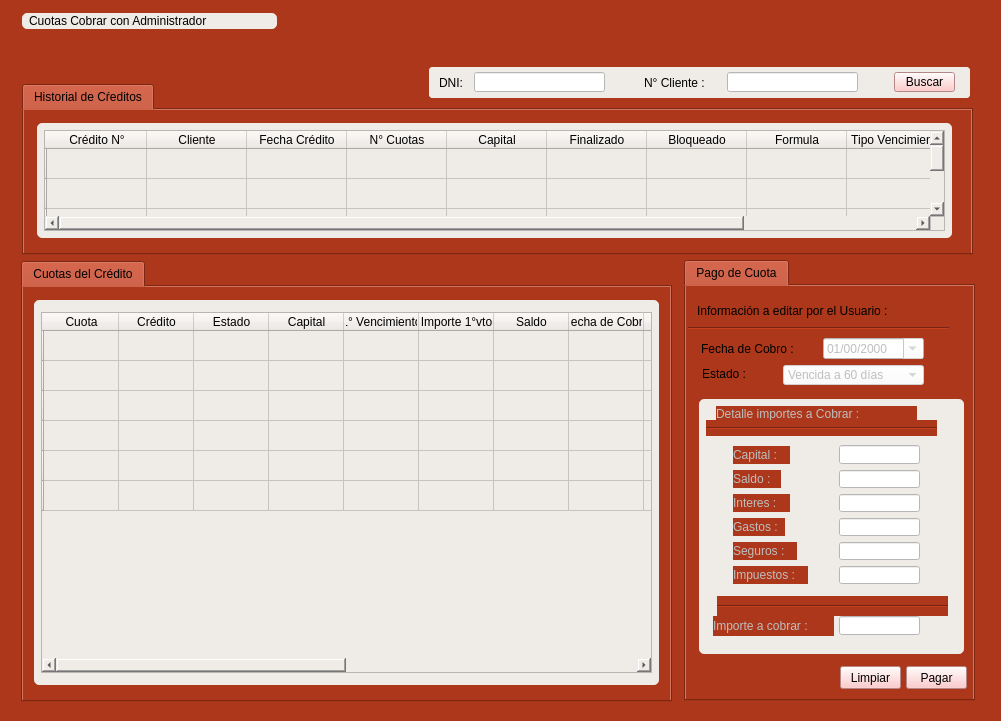
<?xml version="1.0" encoding="UTF-8"?>
<ui version="4.0">
 <class>Form</class>
 <widget class="QWidget" name="Form">
  <property name="geometry">
   <rect>
    <x>0</x>
    <y>0</y>
    <width>1001</width>
    <height>721</height>
   </rect>
  </property>
  <property name="windowTitle">
   <string>Form</string>
  </property>
  <property name="styleSheet">
   <string notr="true">selection-background-color: rgb(222, 222, 222);
selection-color: rgb(0, 0, 0);
font:  75 11Pt &quot;Century Schoolbook L&quot;;
background-color: rgb(172, 55, 26);
</string>
  </property>
  <widget class="QTabWidget" name="tabWidget_4">
   <property name="geometry">
    <rect>
     <x>21</x>
     <y>261</y>
     <width>651</width>
     <height>441</height>
    </rect>
   </property>
   <property name="styleSheet">
    <string notr="true">background-color: rgb(239, 235, 231);
font:  10pt &quot;KacstOne&quot;;
QLabel{
background-color: rgb(239, 235, 231);
}

QLineEdit{
background-color: rgb(255, 255, 255);
}

QTextEdit{
background-color: rgb(255, 255, 255);
}

QComboBox{
background-color: rgb(255, 255, 255);
}

QDateEdit{
background-color: rgb(255, 255, 255);
}</string>
   </property>
   <property name="currentIndex">
    <number>0</number>
   </property>
   <widget class="QWidget" name="tab_3">
    <attribute name="icon">
     <iconset>
      <normaloff>Íconos/herramientas-de-papel-y-lapiz.png</normaloff>Íconos/herramientas-de-papel-y-lapiz.png</iconset>
    </attribute>
    <attribute name="title">
     <string>Cuotas del Crédito</string>
    </attribute>
    <widget class="QGroupBox" name="groupBox_3">
     <property name="enabled">
      <bool>true</bool>
     </property>
     <property name="geometry">
      <rect>
       <x>8</x>
       <y>10</y>
       <width>631</width>
       <height>391</height>
      </rect>
     </property>
     <property name="styleSheet">
      <string notr="true">QGroupBox{
background-color: rgb(239, 235, 231);
border-style: solid;
border-width: 3px;
border-color: rgb(172, 55, 26);
border-radius: 8px;
}</string>
     </property>
     <property name="title">
      <string/>
     </property>
     <widget class="QTableWidget" name="tw_listado_cuotas_cuotas_buscar">
      <property name="enabled">
       <bool>true</bool>
      </property>
      <property name="geometry">
       <rect>
        <x>10</x>
        <y>15</y>
        <width>611</width>
        <height>361</height>
       </rect>
      </property>
      <property name="styleSheet">
       <string notr="true">background-color: rgb(239, 235, 231);
</string>
      </property>
      <property name="selectionMode">
       <enum>QAbstractItemView::ExtendedSelection</enum>
      </property>
      <property name="selectionBehavior">
       <enum>QAbstractItemView::SelectRows</enum>
      </property>
      <attribute name="horizontalHeaderDefaultSectionSize">
       <number>75</number>
      </attribute>
      <row>
       <property name="text">
        <string/>
       </property>
      </row>
      <row>
       <property name="text">
        <string/>
       </property>
      </row>
      <row>
       <property name="text">
        <string/>
       </property>
      </row>
      <row>
       <property name="text">
        <string/>
       </property>
      </row>
      <row>
       <property name="text">
        <string/>
       </property>
      </row>
      <row>
       <property name="text">
        <string/>
       </property>
      </row>
      <column>
       <property name="text">
        <string>Cuota</string>
       </property>
      </column>
      <column>
       <property name="text">
        <string>Crédito</string>
       </property>
      </column>
      <column>
       <property name="text">
        <string>Estado</string>
       </property>
      </column>
      <column>
       <property name="text">
        <string>Capital</string>
       </property>
      </column>
      <column>
       <property name="text">
        <string>1° Vencimiento</string>
       </property>
      </column>
      <column>
       <property name="text">
        <string>Importe 1°vto</string>
       </property>
      </column>
      <column>
       <property name="text">
        <string>Saldo</string>
       </property>
      </column>
      <column>
       <property name="text">
        <string>Fecha de Cobro</string>
       </property>
      </column>
      <column>
       <property name="text">
        <string>Interes</string>
       </property>
      </column>
      <column>
       <property name="text">
        <string>Importe Cobrado</string>
       </property>
      </column>
      <column>
       <property name="text">
        <string>Cupon N°</string>
       </property>
      </column>
      <column>
       <property name="text">
        <string>Gastos</string>
       </property>
      </column>
      <column>
       <property name="text">
        <string>Seguros</string>
       </property>
      </column>
      <column>
       <property name="text">
        <string>Impuestos</string>
       </property>
      </column>
      <column>
       <property name="text">
        <string>Sellados</string>
       </property>
      </column>
      <column>
       <property name="text">
        <string>Mora</string>
       </property>
      </column>
      <item row="0" column="0">
       <property name="text">
        <string/>
       </property>
      </item>
      <item row="0" column="1">
       <property name="text">
        <string/>
       </property>
      </item>
      <item row="0" column="2">
       <property name="text">
        <string/>
       </property>
      </item>
      <item row="0" column="3">
       <property name="text">
        <string/>
       </property>
      </item>
      <item row="0" column="4">
       <property name="text">
        <string/>
       </property>
      </item>
      <item row="1" column="0">
       <property name="text">
        <string/>
       </property>
      </item>
      <item row="1" column="1">
       <property name="text">
        <string/>
       </property>
      </item>
      <item row="1" column="2">
       <property name="text">
        <string/>
       </property>
      </item>
      <item row="1" column="3">
       <property name="text">
        <string/>
       </property>
      </item>
      <item row="2" column="0">
       <property name="text">
        <string/>
       </property>
      </item>
      <item row="2" column="1">
       <property name="text">
        <string/>
       </property>
      </item>
      <item row="2" column="2">
       <property name="text">
        <string/>
       </property>
      </item>
      <item row="2" column="3">
       <property name="text">
        <string/>
       </property>
      </item>
      <item row="3" column="0">
       <property name="text">
        <string/>
       </property>
      </item>
      <item row="3" column="1">
       <property name="text">
        <string/>
       </property>
      </item>
      <item row="3" column="2">
       <property name="text">
        <string/>
       </property>
      </item>
      <item row="4" column="0">
       <property name="text">
        <string/>
       </property>
      </item>
      <item row="4" column="1">
       <property name="text">
        <string/>
       </property>
      </item>
      <item row="4" column="2">
       <property name="text">
        <string/>
       </property>
      </item>
      <item row="5" column="0">
       <property name="text">
        <string/>
       </property>
      </item>
      <item row="5" column="1">
       <property name="text">
        <string/>
       </property>
      </item>
      <item row="5" column="2">
       <property name="text">
        <string/>
       </property>
      </item>
     </widget>
    </widget>
   </widget>
  </widget>
  <widget class="QGroupBox" name="groupBox">
   <property name="geometry">
    <rect>
     <x>424</x>
     <y>62</y>
     <width>551</width>
     <height>41</height>
    </rect>
   </property>
   <property name="styleSheet">
    <string notr="true">QGroupBox{
background-color: rgb(239, 235, 231);
border-style: solid;
border-width: 5px;
border-color: rgb(172, 55, 26);
border-radius: 8px;
}

QLabel{
background-color: rgb(239, 235, 231);
}

QLineEdit{
background-color: rgb(255, 255, 255);
}

QTextEdit{
background-color: rgb(255, 255, 255);
}

QComboBox{
background-color: rgb(255, 255, 255);
}

QDateEdit{
background-color: rgb(255, 255, 255);
}

</string>
   </property>
   <property name="title">
    <string/>
   </property>
   <widget class="QLabel" name="label">
    <property name="geometry">
     <rect>
      <x>15</x>
      <y>11</y>
      <width>41</width>
      <height>20</height>
     </rect>
    </property>
    <property name="text">
     <string>DNI: </string>
    </property>
   </widget>
   <widget class="QLineEdit" name="lineEdit">
    <property name="geometry">
     <rect>
      <x>50</x>
      <y>10</y>
      <width>131</width>
      <height>20</height>
     </rect>
    </property>
   </widget>
   <widget class="QLabel" name="label_2">
    <property name="geometry">
     <rect>
      <x>220</x>
      <y>11</y>
      <width>81</width>
      <height>20</height>
     </rect>
    </property>
    <property name="text">
     <string>N° Cliente : </string>
    </property>
   </widget>
   <widget class="QLineEdit" name="lineEdit_2">
    <property name="geometry">
     <rect>
      <x>303</x>
      <y>10</y>
      <width>131</width>
      <height>20</height>
     </rect>
    </property>
   </widget>
   <widget class="QPushButton" name="pushButton">
    <property name="geometry">
     <rect>
      <x>470</x>
      <y>10</y>
      <width>61</width>
      <height>20</height>
     </rect>
    </property>
    <property name="styleSheet">
     <string notr="true">background-color: rgb(252, 188, 188);</string>
    </property>
    <property name="text">
     <string>Buscar</string>
    </property>
   </widget>
  </widget>
  <widget class="QTabWidget" name="tabWidget_5">
   <property name="enabled">
    <bool>true</bool>
   </property>
   <property name="geometry">
    <rect>
     <x>684</x>
     <y>260</y>
     <width>291</width>
     <height>441</height>
    </rect>
   </property>
   <property name="styleSheet">
    <string notr="true">background-color: rgb(239, 235, 231);
font:  10pt &quot;KacstOne&quot;;
QLabel{
background-color: rgb(239, 235, 231);
}

QLineEdit{
background-color: rgb(255, 255, 255);
}

QTextEdit{
background-color: rgb(255, 255, 255);
}

QComboBox{
background-color: rgb(255, 255, 255);
}

QDateEdit{
background-color: rgb(255, 255, 255);
}</string>
   </property>
   <property name="currentIndex">
    <number>0</number>
   </property>
   <widget class="QWidget" name="tab_5">
    <attribute name="icon">
     <iconset>
      <normaloff>Íconos/maquina-de-facturacion-electronica-con-escaner.png</normaloff>Íconos/maquina-de-facturacion-electronica-con-escaner.png</iconset>
    </attribute>
    <attribute name="title">
     <string>Pago de Cuota</string>
    </attribute>
    <widget class="QGroupBox" name="groupBox_4">
     <property name="enabled">
      <bool>false</bool>
     </property>
     <property name="geometry">
      <rect>
       <x>10</x>
       <y>110</y>
       <width>271</width>
       <height>261</height>
      </rect>
     </property>
     <property name="styleSheet">
      <string notr="true">QGroupBox{
background-color: rgb(239, 235, 231);
border-style: solid;
border-width: 3px;
border-color: rgb(172, 55, 26);
border-radius: 8px;
}</string>
     </property>
     <property name="title">
      <string/>
     </property>
     <widget class="QLabel" name="label_4">
      <property name="geometry">
       <rect>
        <x>37</x>
        <y>50</y>
        <width>57</width>
        <height>18</height>
       </rect>
      </property>
      <property name="text">
       <string>Capital : </string>
      </property>
     </widget>
     <widget class="QLineEdit" name="lineEdit_4">
      <property name="enabled">
       <bool>false</bool>
      </property>
      <property name="geometry">
       <rect>
        <x>143</x>
        <y>49</y>
        <width>81</width>
        <height>19</height>
       </rect>
      </property>
     </widget>
     <widget class="QLabel" name="label_5">
      <property name="geometry">
       <rect>
        <x>37</x>
        <y>74</y>
        <width>48</width>
        <height>18</height>
       </rect>
      </property>
      <property name="text">
       <string>Saldo : </string>
      </property>
     </widget>
     <widget class="QLineEdit" name="lineEdit_5">
      <property name="enabled">
       <bool>false</bool>
      </property>
      <property name="geometry">
       <rect>
        <x>143</x>
        <y>74</y>
        <width>81</width>
        <height>18</height>
       </rect>
      </property>
     </widget>
     <widget class="QLabel" name="label_6">
      <property name="geometry">
       <rect>
        <x>17</x>
        <y>220</y>
        <width>121</width>
        <height>20</height>
       </rect>
      </property>
      <property name="text">
       <string>Importe a cobrar :</string>
      </property>
     </widget>
     <widget class="QLineEdit" name="lineEdit_6">
      <property name="enabled">
       <bool>false</bool>
      </property>
      <property name="geometry">
       <rect>
        <x>143</x>
        <y>98</y>
        <width>81</width>
        <height>18</height>
       </rect>
      </property>
     </widget>
     <widget class="QLabel" name="label_7">
      <property name="geometry">
       <rect>
        <x>37</x>
        <y>122</y>
        <width>52</width>
        <height>18</height>
       </rect>
      </property>
      <property name="text">
       <string>Gastos :</string>
      </property>
     </widget>
     <widget class="QLineEdit" name="lineEdit_7">
      <property name="enabled">
       <bool>false</bool>
      </property>
      <property name="geometry">
       <rect>
        <x>143</x>
        <y>122</y>
        <width>81</width>
        <height>18</height>
       </rect>
      </property>
     </widget>
     <widget class="QLabel" name="label_8">
      <property name="geometry">
       <rect>
        <x>37</x>
        <y>146</y>
        <width>64</width>
        <height>18</height>
       </rect>
      </property>
      <property name="text">
       <string>Seguros : </string>
      </property>
     </widget>
     <widget class="QLineEdit" name="lineEdit_8">
      <property name="enabled">
       <bool>false</bool>
      </property>
      <property name="geometry">
       <rect>
        <x>143</x>
        <y>146</y>
        <width>81</width>
        <height>18</height>
       </rect>
      </property>
     </widget>
     <widget class="QLineEdit" name="lineEdit_9">
      <property name="enabled">
       <bool>false</bool>
      </property>
      <property name="geometry">
       <rect>
        <x>143</x>
        <y>170</y>
        <width>81</width>
        <height>18</height>
       </rect>
      </property>
      <property name="text">
       <string/>
      </property>
     </widget>
     <widget class="QLabel" name="label_9">
      <property name="geometry">
       <rect>
        <x>37</x>
        <y>170</y>
        <width>75</width>
        <height>18</height>
       </rect>
      </property>
      <property name="text">
       <string>Impuestos :</string>
      </property>
     </widget>
     <widget class="QLabel" name="label_10">
      <property name="geometry">
       <rect>
        <x>37</x>
        <y>98</y>
        <width>57</width>
        <height>18</height>
       </rect>
      </property>
      <property name="text">
       <string>Interes : </string>
      </property>
     </widget>
     <widget class="QLineEdit" name="lineEdit_10">
      <property name="enabled">
       <bool>false</bool>
      </property>
      <property name="geometry">
       <rect>
        <x>143</x>
        <y>220</y>
        <width>81</width>
        <height>19</height>
       </rect>
      </property>
      <property name="text">
       <string/>
      </property>
     </widget>
     <widget class="Line" name="line">
      <property name="geometry">
       <rect>
        <x>21</x>
        <y>200</y>
        <width>231</width>
        <height>20</height>
       </rect>
      </property>
      <property name="styleSheet">
       <string notr="true">color: rgb(170, 0, 0);</string>
      </property>
      <property name="orientation">
       <enum>Qt::Horizontal</enum>
      </property>
     </widget>
     <widget class="QLabel" name="label_13">
      <property name="geometry">
       <rect>
        <x>20</x>
        <y>10</y>
        <width>201</width>
        <height>16</height>
       </rect>
      </property>
      <property name="text">
       <string>Detalle importes a Cobrar : </string>
      </property>
     </widget>
     <widget class="Line" name="line_3">
      <property name="geometry">
       <rect>
        <x>10</x>
        <y>24</y>
        <width>231</width>
        <height>16</height>
       </rect>
      </property>
      <property name="orientation">
       <enum>Qt::Horizontal</enum>
      </property>
     </widget>
    </widget>
    <widget class="QDateEdit" name="dateEdit">
     <property name="enabled">
      <bool>false</bool>
     </property>
     <property name="geometry">
      <rect>
       <x>137</x>
       <y>52</y>
       <width>101</width>
       <height>21</height>
      </rect>
     </property>
     <property name="displayFormat">
      <string>dd/mm/yyyy</string>
     </property>
     <property name="calendarPopup">
      <bool>true</bool>
     </property>
    </widget>
    <widget class="Line" name="line_2">
     <property name="geometry">
      <rect>
       <x>2</x>
       <y>34</y>
       <width>261</width>
       <height>16</height>
      </rect>
     </property>
     <property name="orientation">
      <enum>Qt::Horizontal</enum>
     </property>
    </widget>
    <widget class="QComboBox" name="comboBox">
     <property name="enabled">
      <bool>false</bool>
     </property>
     <property name="geometry">
      <rect>
       <x>97</x>
       <y>79</y>
       <width>141</width>
       <height>20</height>
      </rect>
     </property>
     <item>
      <property name="text">
       <string>Vencida a 60 días</string>
      </property>
     </item>
     <item>
      <property name="text">
       <string>A pagar</string>
      </property>
     </item>
     <item>
      <property name="text">
       <string>Vencida a 30 días</string>
      </property>
     </item>
     <item>
      <property name="text">
       <string>En judiciales</string>
      </property>
     </item>
    </widget>
    <widget class="QLabel" name="label_11">
     <property name="geometry">
      <rect>
       <x>15</x>
       <y>53</y>
       <width>111</width>
       <height>20</height>
      </rect>
     </property>
     <property name="text">
      <string>Fecha de Cobro : </string>
     </property>
    </widget>
    <widget class="QLabel" name="label_12">
     <property name="geometry">
      <rect>
       <x>16</x>
       <y>79</y>
       <width>57</width>
       <height>18</height>
      </rect>
     </property>
     <property name="text">
      <string>Estado : </string>
     </property>
    </widget>
    <widget class="QLabel" name="label_3">
     <property name="geometry">
      <rect>
       <x>11</x>
       <y>9</y>
       <width>241</width>
       <height>31</height>
      </rect>
     </property>
     <property name="text">
      <string>Información a editar por el Usuario : </string>
     </property>
    </widget>
    <widget class="QPushButton" name="pushButton_3">
     <property name="geometry">
      <rect>
       <x>154</x>
       <y>380</y>
       <width>61</width>
       <height>23</height>
      </rect>
     </property>
     <property name="styleSheet">
      <string notr="true">background-color: rgb(252, 188, 188);
font: 10pt &quot;KacstOne&quot;;</string>
     </property>
     <property name="text">
      <string>Limpiar</string>
     </property>
    </widget>
    <widget class="QPushButton" name="pushButton_2">
     <property name="geometry">
      <rect>
       <x>220</x>
       <y>380</y>
       <width>61</width>
       <height>23</height>
      </rect>
     </property>
     <property name="styleSheet">
      <string notr="true">background-color: rgb(252, 188, 188);
font: 10pt &quot;KacstOne&quot;;</string>
     </property>
     <property name="text">
      <string>Pagar</string>
     </property>
    </widget>
   </widget>
  </widget>
  <widget class="QTabWidget" name="tabWidget_3">
   <property name="geometry">
    <rect>
     <x>22</x>
     <y>84</y>
     <width>951</width>
     <height>171</height>
    </rect>
   </property>
   <property name="styleSheet">
    <string notr="true">background-color: rgb(239, 235, 231);
font:  10pt &quot;KacstOne&quot;;
QLabel{
background-color: rgb(239, 235, 231);
}

QLineEdit{
background-color: rgb(255, 255, 255);
}

QTextEdit{
background-color: rgb(255, 255, 255);
}

QComboBox{
background-color: rgb(255, 255, 255);
}

QDateEdit{
background-color: rgb(255, 255, 255);
}</string>
   </property>
   <widget class="QWidget" name="tab_4">
    <attribute name="icon">
     <iconset>
      <normaloff>Íconos/documento-financiero.png</normaloff>Íconos/documento-financiero.png</iconset>
    </attribute>
    <attribute name="title">
     <string>Historial de Cŕeditos</string>
    </attribute>
    <widget class="QGroupBox" name="groupBox_2">
     <property name="enabled">
      <bool>true</bool>
     </property>
     <property name="geometry">
      <rect>
       <x>10</x>
       <y>10</y>
       <width>921</width>
       <height>121</height>
      </rect>
     </property>
     <property name="styleSheet">
      <string notr="true">QGroupBox{
background-color: rgb(239, 235, 231);
border-style: solid;
border-width: 3px;
border-color: rgb(172, 55, 26);
border-radius: 8px;
}</string>
     </property>
     <property name="title">
      <string/>
     </property>
     <widget class="QTableWidget" name="tw_lista_creditos_cuotas_buscar">
      <property name="enabled">
       <bool>true</bool>
      </property>
      <property name="geometry">
       <rect>
        <x>10</x>
        <y>10</y>
        <width>901</width>
        <height>101</height>
       </rect>
      </property>
      <property name="styleSheet">
       <string notr="true">background-color: rgb(239, 235, 231);
</string>
      </property>
      <property name="selectionBehavior">
       <enum>QAbstractItemView::SelectRows</enum>
      </property>
      <row>
       <property name="text">
        <string/>
       </property>
      </row>
      <row>
       <property name="text">
        <string/>
       </property>
      </row>
      <row>
       <property name="text">
        <string/>
       </property>
      </row>
      <row>
       <property name="text">
        <string/>
       </property>
      </row>
      <row>
       <property name="text">
        <string/>
       </property>
      </row>
      <column>
       <property name="text">
        <string>Crédito N°</string>
       </property>
      </column>
      <column>
       <property name="text">
        <string>Cliente</string>
       </property>
      </column>
      <column>
       <property name="text">
        <string>Fecha Crédito</string>
       </property>
      </column>
      <column>
       <property name="text">
        <string>N° Cuotas</string>
       </property>
      </column>
      <column>
       <property name="text">
        <string>Capital</string>
       </property>
      </column>
      <column>
       <property name="text">
        <string>Finalizado</string>
       </property>
      </column>
      <column>
       <property name="text">
        <string>Bloqueado</string>
       </property>
      </column>
      <column>
       <property name="text">
        <string>Formula</string>
       </property>
      </column>
      <column>
       <property name="text">
        <string>Tipo Vencimiento</string>
       </property>
      </column>
      <column>
       <property name="text">
        <string>Observaciones</string>
       </property>
      </column>
      <item row="0" column="0">
       <property name="text">
        <string/>
       </property>
      </item>
      <item row="0" column="1">
       <property name="text">
        <string/>
       </property>
      </item>
      <item row="0" column="2">
       <property name="text">
        <string/>
       </property>
      </item>
      <item row="0" column="3">
       <property name="text">
        <string/>
       </property>
      </item>
      <item row="0" column="4">
       <property name="text">
        <string/>
       </property>
      </item>
      <item row="0" column="5">
       <property name="text">
        <string/>
       </property>
      </item>
      <item row="0" column="6">
       <property name="text">
        <string/>
       </property>
      </item>
      <item row="0" column="7">
       <property name="text">
        <string/>
       </property>
      </item>
      <item row="0" column="8">
       <property name="text">
        <string/>
       </property>
      </item>
      <item row="0" column="9">
       <property name="text">
        <string/>
       </property>
      </item>
      <item row="1" column="0">
       <property name="text">
        <string/>
       </property>
      </item>
     </widget>
    </widget>
   </widget>
  </widget>
  <widget class="QGroupBox" name="groupBox_5">
   <property name="geometry">
    <rect>
     <x>19</x>
     <y>10</y>
     <width>261</width>
     <height>22</height>
    </rect>
   </property>
   <property name="styleSheet">
    <string notr="true">QGroupBox{
background-color: rgb(239, 235, 231);
border-style: solid;
border-width: 3px;
border-color: rgb(172, 55, 26);
border-radius: 8px;
}</string>
   </property>
   <property name="title">
    <string/>
   </property>
   <widget class="QLabel" name="label_14">
    <property name="geometry">
     <rect>
      <x>10</x>
      <y>3</y>
      <width>241</width>
      <height>16</height>
     </rect>
    </property>
    <property name="styleSheet">
     <string notr="true">background-color: rgb(239, 235, 231);</string>
    </property>
    <property name="text">
     <string>Cuotas Cobrar con Administrador </string>
    </property>
   </widget>
  </widget>
 </widget>
 <resources/>
 <connections/>
</ui>
